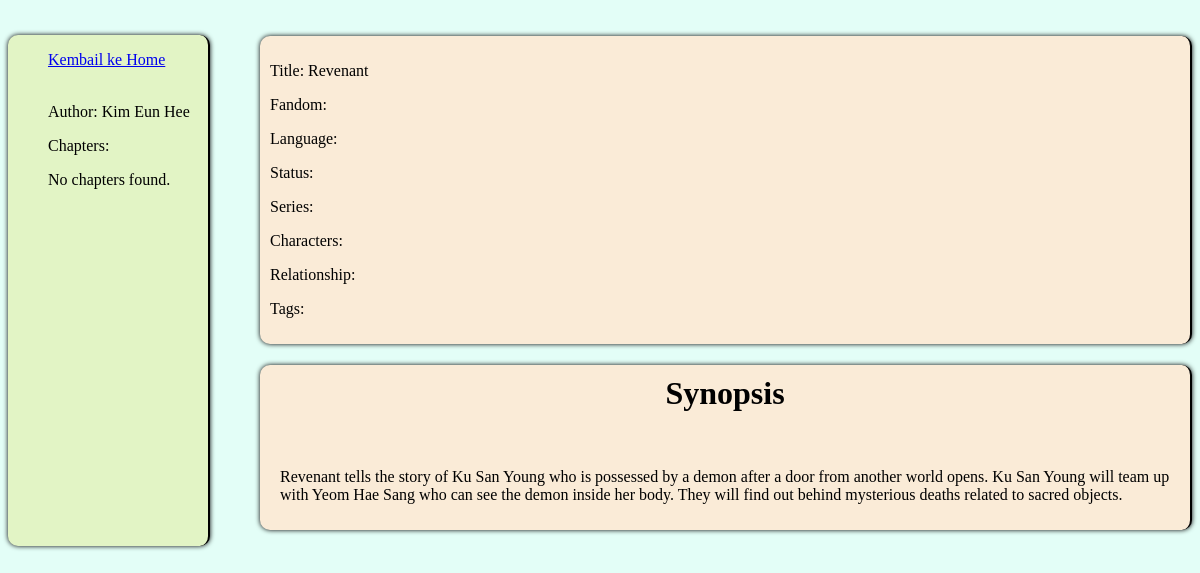
Screenshot of /read/story.reader.php?id=1 (signed in) with the database file from the repository.
### tables this page shows
CREATE TABLE `stories` (
  `id` int(11) NOT NULL,
  `title` varchar(100) NOT NULL,
  `author` varchar(100) NOT NULL,
  `description` text NOT NULL,
  `user_id` int(11) DEFAULT NULL,
  `image_path` varchar(255) DEFAULT NULL,
  `Fandom` varchar(255) DEFAULT NULL,
  `Language` varchar(50) DEFAULT NULL,
  `Status` varchar(50) DEFAULT NULL,
  `Series` varchar(255) DEFAULT NULL,
  `Characters` text DEFAULT NULL,
  `Relationship` varchar(255) DEFAULT NULL,
  `Addtags` text DEFAULT NULL
);

### read/include/info.php (the view, shortened to what this page needs)
<?php
$conn = connectDatabase();
if(isset($_GET['id']) && !empty(trim($_GET['id']))){
    $story_id = $_GET['id'];
    $sql = "SELECT title, Fandom, Language, Status, Series, Characters, Relationship, Addtags FROM stories WHERE id = ?";
    $stmt = $conn->prepare($sql);
    $stmt->bind_param("i", $story_id);
    $stmt->execute();
    $result = $stmt->get_result();
    if($result->num_rows === 1){
        $row = $result->fetch_assoc();
        $title = $row["title"];
        $Fandom = $row["Fandom"];
        $Language = $row["Language"];
        $Status = $row["Status"];
        $Series = $row["Series"];
        $Characters = $row["Characters"];
        $Relationship = $row["Relationship"];
        $Addtags = $row["Addtags"];
        echo '<p>' . 'Title:' . ' ' . $title. '</p>';
        echo '<p>'. 'Fandom:' . ' '. $Fandom . '</p>';
        echo '<p>' .'Language:' .' '. $Language . '</p>';
        echo '<p>' . 'Status:' .' '.$Status. '</p>';
        echo '<p>' . 'Series:' .' '.$Series.'</p>';
        echo '<p>' . 'Characters:' .' '.$Characters . '</p>';
        echo '<p>' . 'Relationship:' .' '.$Relationship . '</p>';
        echo '<p>' . 'Tags:' .' '. $Addtags . '</p>';
    } else {
        echo "<p>Story not found.</p>";
    }
} else {
    echo "<p>Invalid story ID.</p>";
}
?>

### read/include/sidebar.php (shortened to what this page needs)
<?php
$conn = connectDatabase();
if(isset($_GET['id']) && !empty(trim($_GET['id']))){
    $story_id = $_GET['id'];
    $sql = "SELECT author FROM stories WHERE id = ?";
    $stmt = $conn->prepare($sql);
    $stmt->bind_param("i", $story_id);
    $stmt->execute();
    $result = $stmt->get_result();
    if($result->num_rows === 1){
        $row = $result->fetch_assoc();
        $author = $row["author"];
        echo '<p>'. 'Author:' . ' '. $author . '</p>';
    } else {
        echo "<p>Story not found.</p>";
    }
} else {
    echo "<p>Invalid story ID.</p>";
}
if(isset($_GET['id'])) {
    $story_id = $_GET['id'];
    $sql = "SELECT id, chapter_title FROM chapters WHERE story_id = ?";
    $stmt = $conn->prepare($sql);
    $stmt->bind_param("i", $story_id);
    $stmt->execute();
    $result = $stmt->get_result();
    echo "<li><p>" . "Chapters: " . "</p></li>";
    if ($result->num_rows > 0) {
        while ($row = $result->fetch_assoc()) {
            echo "<li><a href='chapter.php?chapter_id=" . $row['id'] . "'>" . $row['chapter_title'] . "</a></li>";
        }
    } else {
        echo "<li>No chapters found.</li>";
    }
} else {
    echo "<li>Invalid story id.</li>";
}
?>

### read/include/summary.php (shortened to what this page needs)
<?php
$conn = connectDatabase();
if (isset($_GET['id'])) {
    $story_id = $_GET['id'];
    $stmt = $conn->prepare("SELECT description FROM stories WHERE id = ?");
    $stmt->bind_param("i", $story_id);
    $stmt->execute();
    $result = $stmt->get_result();
    if ($result->num_rows > 0) {
        $row = $result->fetch_assoc();
        $description = $row["description"];
        echo '<h1 style="text-align: center;padding-top:10px;">' .'Synopsis' .'</h1><br>';
        echo '<p>' . $description . '</p>';
    } else {
        echo "Story not found.";
    }
} else {
    echo "No story ID provided.";
}
?>

### read/style/story.css (style rules this page uses)
.sidebar ul li { list-style-type: none; }

### rows the page displays
stories: author "Kim Eun Hee", title "Revenant", description "Revenant tells the story of Ku San Young who is possessed by a demon after a door from another world opens. Ku San Young will team up with Yeom Hae Sang who can see the demon inside her body. They will find out behind mysterious deaths related to sacred objects."
